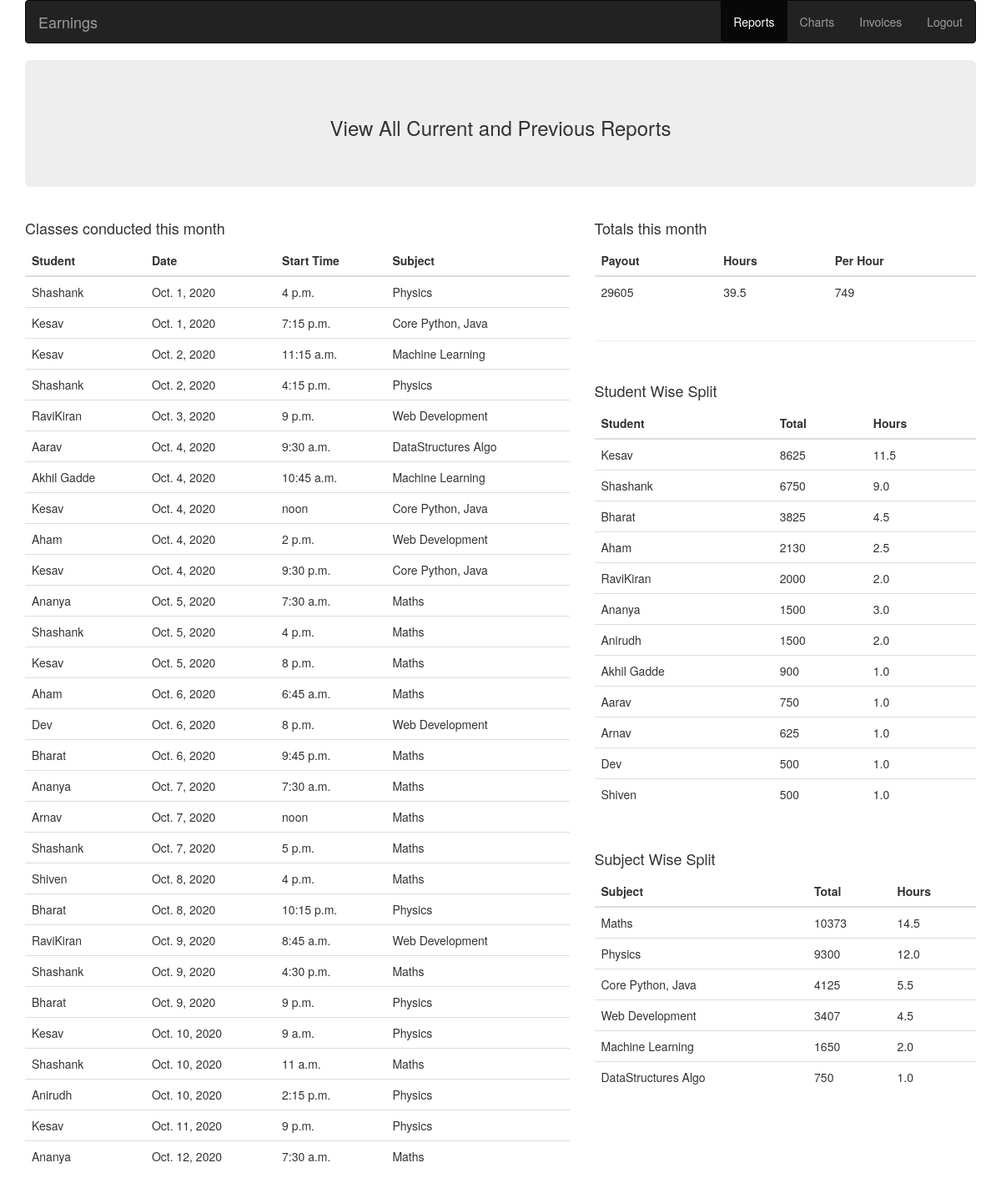
Page /reports/ (signed in) on the earlier database version.
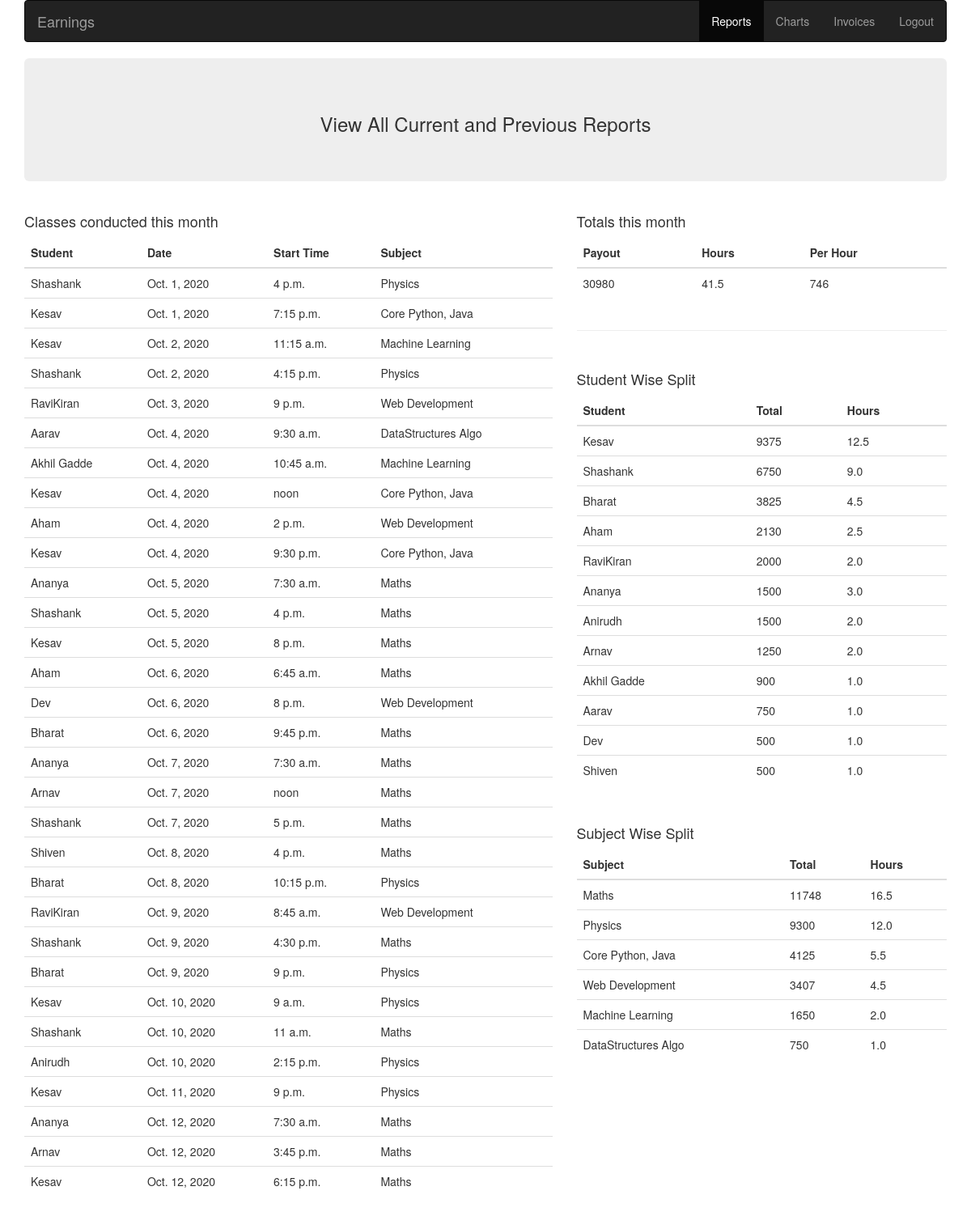
Same page on the later database version.
### reports/models.py (models this page shows, shortened)
class Class(models.Model):
    student = models.CharField(max_length=30)
    date = models.DateField()
    start_time = models.TimeField()
    end_time = models.TimeField()
    subject = models.CharField(max_length=30)
    topic = models.CharField(max_length=60)
    homework = models.CharField(max_length=60)
    brought_over = models.CharField(max_length=60)
    remarks = models.CharField(max_length=100)
    duration = models.FloatField()
    payout = models.IntegerField()

### reports/views.py (the view)
# urls.py: path('reports/', reports.views.dashboard, name="dashboard"),
@login_required
def dashboard(request):
    classes = Class.objects.filter(
        date__gte='2020-10-01',
        date__lte='2020-10-31'
    )
    total, hours, hourly_average = get_totals(classes)
    student_wise = get_student_wise(classes)
    subject_wise = get_subject_wise(classes)
    return render(request, 'reports/dashboard.html', {'classes': classes,
                                                      'total': total,
                                                      'hours': hours,
                                                      'hourly_average' : hourly_average,
                                                      'student_wise': student_wise,
                                                      'subject_wise' : subject_wise})

### reports/views.py (called while the page is built)
def get_totals(classes):
    total = 0
    hours = 0
    for c in classes:
        total += c.payout
        hours += c.duration
    return total, hours, int(total/hours)

def get_student_wise(classes):
    s_wise = {}
    for c in classes:
        if c.student in s_wise:
            s_wise[c.student][0] += c.payout
            s_wise[c.student][1] += c.duration
        else:
            s_wise[c.student] = []
            s_wise[c.student].append(c.payout)
            s_wise[c.student].append(c.duration)
    s_wise = {k: v for k, v in sorted(s_wise.items(), key=lambda item: item[1], reverse=True)}
    return s_wise

def get_subject_wise(classes):
    s_wise = {}
    for c in classes:
        if c.subject in s_wise:
            s_wise[c.subject][0] += c.payout
            s_wise[c.subject][1] += c.duration
        else:
            s_wise[c.subject] = []
            s_wise[c.subject].append(c.payout)
            s_wise[c.subject].append(c.duration)
    s_wise = {k: v for k, v in sorted(s_wise.items(), key=lambda item: item[1], reverse=True)}
    return s_wise

### reports/templates/reports/dashboard.html (shortened to what this page needs)
<!DOCTYPE html>
<html lang="en">
<head>
    {% load static %}
  <link rel="stylesheet" href="https://maxcdn.bootstrapcdn.com/bootstrap/3.4.1/css/bootstrap.min.css">
</head>
<body>
    <div class="container">
        <nav class="navbar navbar-inverse">
          <div class="container-fluid">
            <div class="navbar-header">
              <a class="navbar-brand" href="{% url 'landing' %}">Earnings</a>
            </div>
            <ul class="nav navbar-nav navbar-right">
              <li class="active"><a href="#">Reports</a></li>
              <li><a href="{% url 'charts' %}">Charts</a></li>
              <li><a href="{% url 'invoices_home' %}">Invoices</a></li>
              <li><a href="{% url 'logout' %}">Logout</a></li>
            </ul>
          </div>
        </nav>
        <div class="jumbotron text-center">
            <h3>View All Current and Previous Reports</h3>
        </div>
    </div>
    <div class="container">
        <div class="row">
            <div class="col-md-7">
                <h4>Classes conducted this month</h4>
                  <div class="table-responsive">
                      <table class="table table-hover">
                        <thead>
                          <tr>
                            <th>Student</th>
                            <th>Date</th>
                            <th>Start Time</th>
                            <th>Subject</th>
                          </tr>
                        </thead>
                        <tbody>
                        {% for class in classes.all %}
                          <tr>
                            <td>{{class.student}}</td>
                            <td>{{class.date}}</td>
                            <td>{{class.start_time}}</td>
                            <td>{{class.subject}}</td>
                          </tr>
                        {% endfor %}
                        </tbody>
                      </table>
                      </div>
            </div>
            <div class="col-md-5">
                <div id="total_earnings_month">
                    <h4>Totals this month</h4>
                  <div class="table-responsive">
                      <table class="table table-hover">
                        <thead>
                          <tr>
                            <th>Payout</th>
                            <th>Hours</th>
                            <th>Per Hour</th>
                          </tr>
                        </thead>
                        <tbody>
                          <tr>
                            <td>{{total}}</td>
                            <td>{{hours}}</td>
                            <td>{{hourly_average}}</td>
                          </tr>
                        </tbody>
                      </table>
                      </div>
                    <hr>
                </div>
                <br>
                <div id="student_wise">
                    <h4>Student Wise Split</h4>
                  <div class="table-responsive">
                      <table class="table table-hover">
                        <thead>
                          <tr>
                            <th>Student</th>
                            <th>Total</th>
                            <th>Hours</th>
                          </tr>
                        </thead>
                        <tbody>
                        {% for key, value in student_wise.items %}
                          <tr>
                            <td>{{key}}</td>
                            {% for v in value %}
                              <td>{{v}}</td>
                            {% endfor %}
                          </tr>
                        {% endfor %}
                        </tbody>
                      </table>
                      </div>
                </div>
                <br>
                <div id="subject_wise">
                    <h4> Subject Wise Split</h4>
                  <div class="table-responsive">
                      <table class="table table-hover">
                        <thead>
                          <tr>
                            <th>Subject</th>
                            <th>Total</th>
                            <th>Hours</th>
                          </tr>
                        </thead>
                        <tbody>
                        {% for key, value in subject_wise.items %}
                          <tr>
                            <td>{{key}}</td>
                            {% for v in value %}
                              <td>{{v}}</td>
                            {% endfor %}
                          </tr>
                        {% endfor %}
                        </tbody>
                      </table>
                      </div>
                </div>
            </div>
        </div>
    </div>
</body>
</html>

Differences in the rows shown:
added Class: student "Arnav", date "Oct. 12, 2020", start_time "3:45 p.m.", subject "Maths"
added Class: student "Kesav", date "Oct. 12, 2020", start_time "6:15 p.m.", subject "Maths"
Other differences:
{{ total }}: "29605" → "30980"
{{ hours }}: "39.5" → "41.5"
{{ hourly_average }}: "749" → "746"
list line gone: "8625 11.5"
new list line: "9375 12.5"
list line gone: "625"
new list line: "1250 2.0"
list line gone: "10373 14.5"
new list line: "11748 16.5"
list line gone: "1.0"
